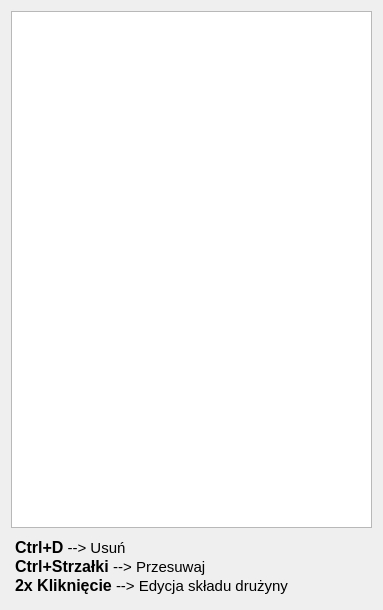
<?xml version="1.0" encoding="UTF-8"?>
<ui version="4.0">
 <class>TeamsSquadsTreeView</class>
 <widget class="QWidget" name="TeamsSquadsTreeView">
  <property name="geometry">
   <rect>
    <x>0</x>
    <y>0</y>
    <width>383</width>
    <height>610</height>
   </rect>
  </property>
  <property name="windowTitle">
   <string>Form</string>
  </property>
  <layout class="QVBoxLayout" name="verticalLayout" stretch="0,0">
   <item>
    <widget class="QTreeView" name="treeView"/>
   </item>
   <item>
    <widget class="QTextEdit" name="textEdit_shortcuts">
     <property name="sizePolicy">
      <sizepolicy hsizetype="Expanding" vsizetype="Expanding">
       <horstretch>0</horstretch>
       <verstretch>0</verstretch>
      </sizepolicy>
     </property>
     <property name="maximumSize">
      <size>
       <width>16777215</width>
       <height>65</height>
      </size>
     </property>
     <property name="font">
      <font>
       <pointsize>10</pointsize>
      </font>
     </property>
     <property name="styleSheet">
      <string notr="true">background: transparent; border: none; color: black;</string>
     </property>
     <property name="documentTitle">
      <string/>
     </property>
     <property name="html">
      <string>&lt;!DOCTYPE HTML PUBLIC &quot;-//W3C//DTD HTML 4.0//EN&quot; &quot;http://www.w3.org/TR/REC-html40/strict.dtd&quot;&gt;
&lt;html&gt;&lt;head&gt;&lt;meta name=&quot;qrichtext&quot; content=&quot;1&quot; /&gt;&lt;meta charset=&quot;utf-8&quot; /&gt;&lt;style type=&quot;text/css&quot;&gt;
p, li { white-space: pre-wrap; }
hr { height: 1px; border-width: 0; }
li.unchecked::marker { content: &quot;\2610&quot;; }
li.checked::marker { content: &quot;\2612&quot;; }
&lt;/style&gt;&lt;/head&gt;&lt;body style=&quot; font-family:'Ubuntu'; font-size:10pt; font-weight:400; font-style:normal;&quot;&gt;
&lt;p style=&quot; margin-top:0px; margin-bottom:0px; margin-left:0px; margin-right:0px; -qt-block-indent:0; text-indent:0px;&quot;&gt;&lt;span style=&quot; font-size:12pt; font-weight:700;&quot;&gt;Ctrl+D&lt;/span&gt;&lt;span style=&quot; font-size:11pt;&quot;&gt; --&amp;gt; Usuń&lt;/span&gt;&lt;/p&gt;
&lt;p style=&quot; margin-top:0px; margin-bottom:0px; margin-left:0px; margin-right:0px; -qt-block-indent:0; text-indent:0px;&quot;&gt;&lt;span style=&quot; font-size:12pt; font-weight:700;&quot;&gt;Ctrl+Strzałki&lt;/span&gt;&lt;span style=&quot; font-size:12pt;&quot;&gt; &lt;/span&gt;&lt;span style=&quot; font-size:11pt;&quot;&gt;--&amp;gt; Przesuwaj&lt;/span&gt;&lt;/p&gt;
&lt;p style=&quot; margin-top:0px; margin-bottom:0px; margin-left:0px; margin-right:0px; -qt-block-indent:0; text-indent:0px;&quot;&gt;&lt;span style=&quot; font-size:12pt; font-weight:700;&quot;&gt;2x Kliknięcie&lt;/span&gt;&lt;span style=&quot; font-size:11pt;&quot;&gt; --&amp;gt; Edycja składu drużyny&lt;/span&gt;&lt;/p&gt;&lt;/body&gt;&lt;/html&gt;</string>
     </property>
     <property name="textInteractionFlags">
      <set>Qt::NoTextInteraction</set>
     </property>
    </widget>
   </item>
  </layout>
 </widget>
 <resources/>
 <connections/>
</ui>
